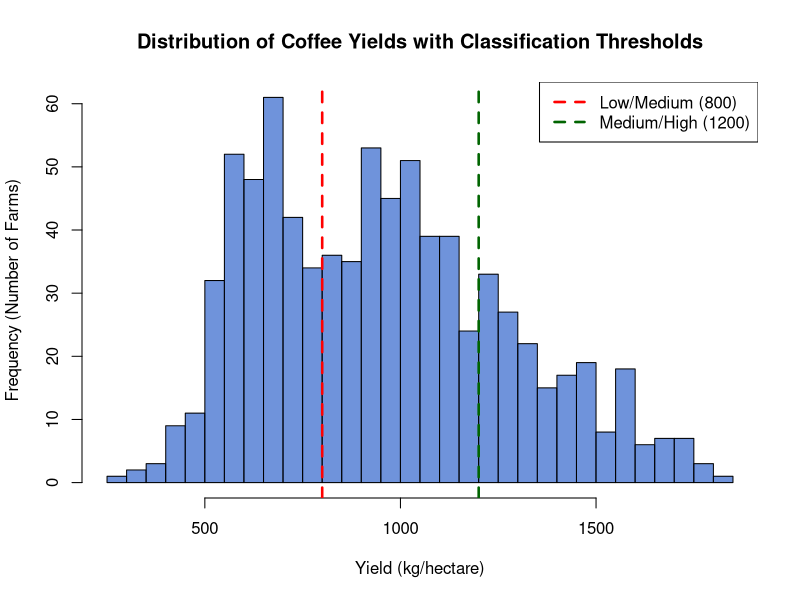
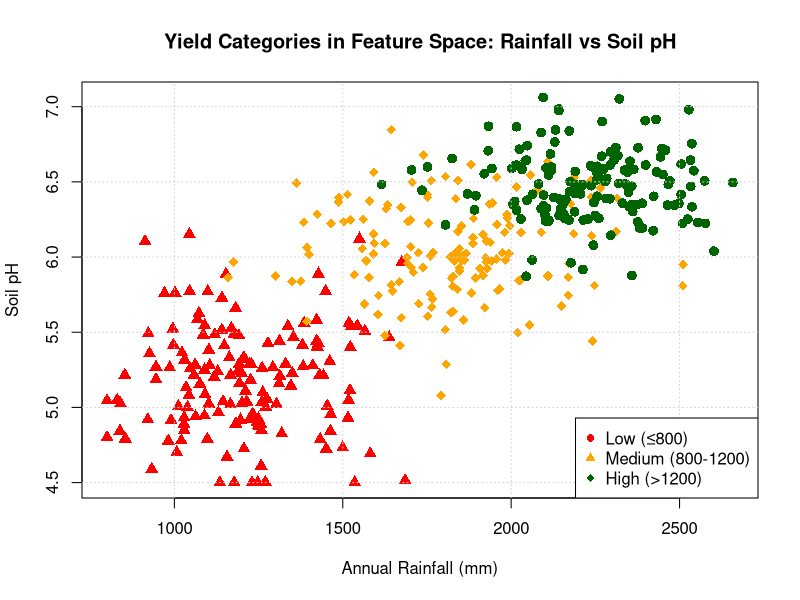
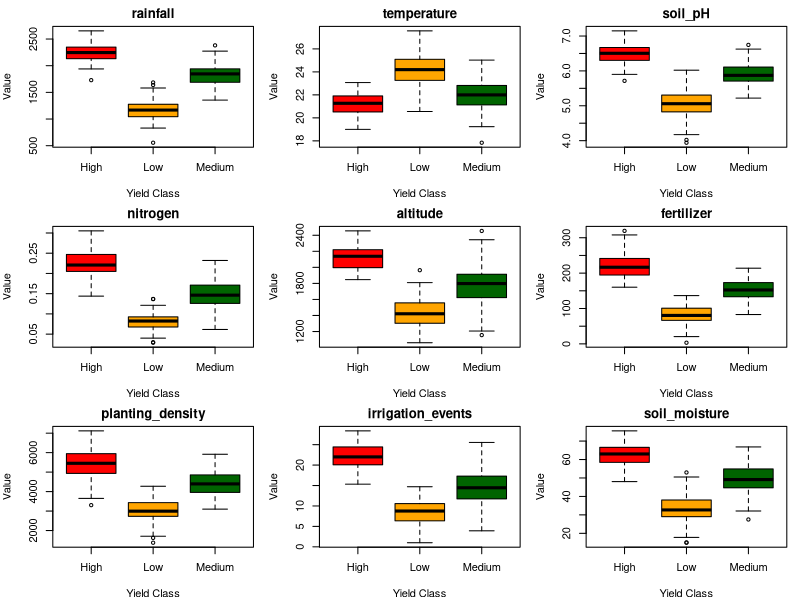
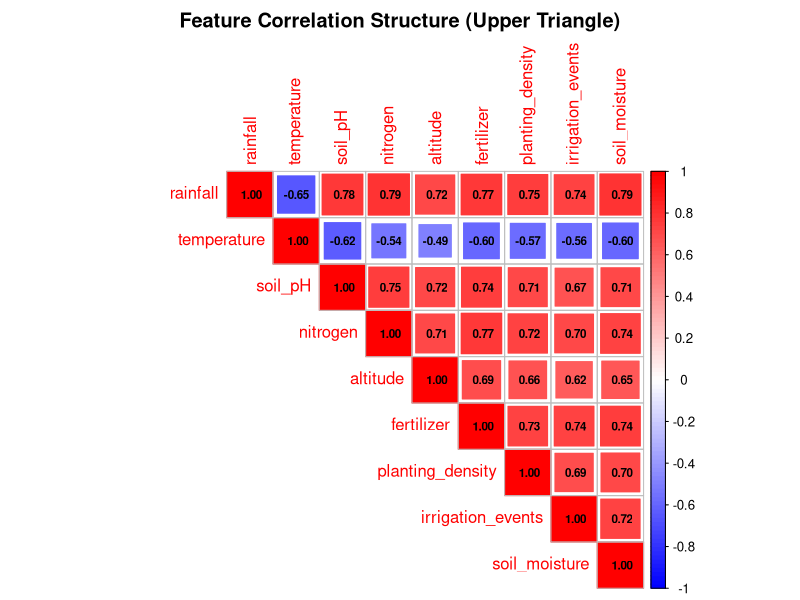
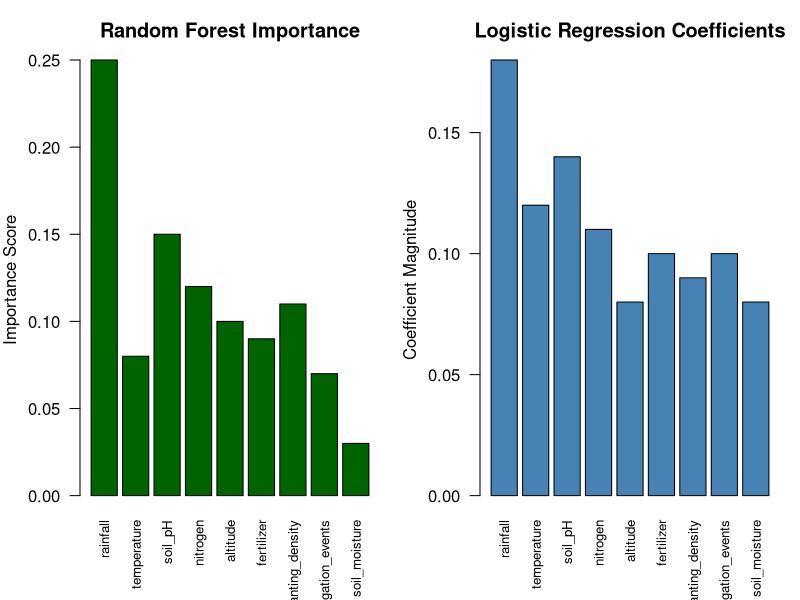
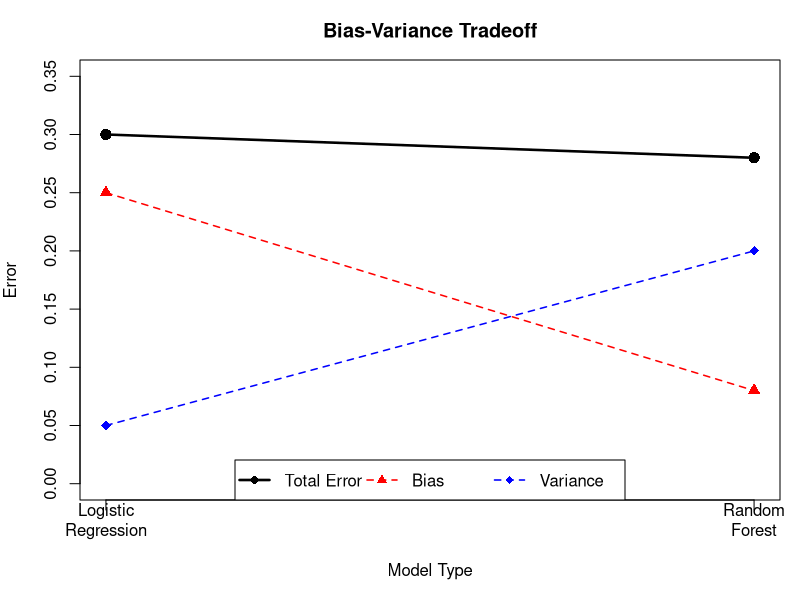
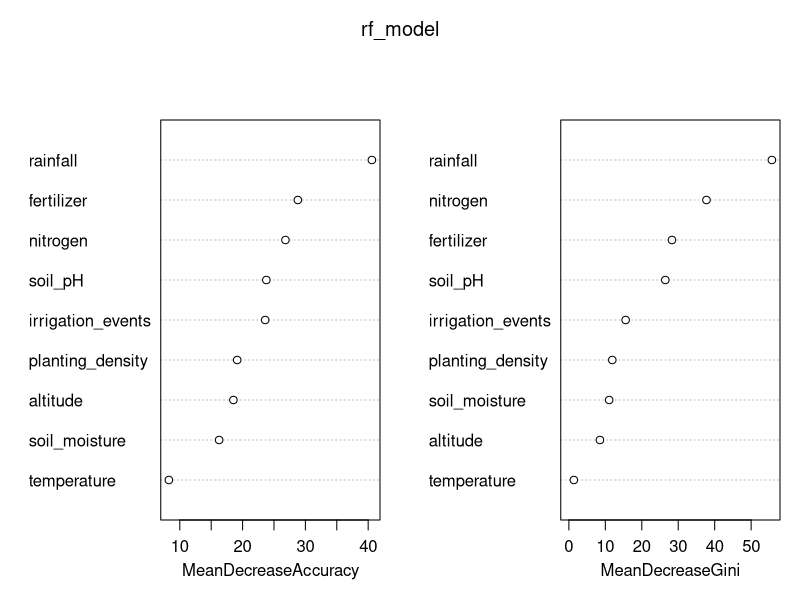
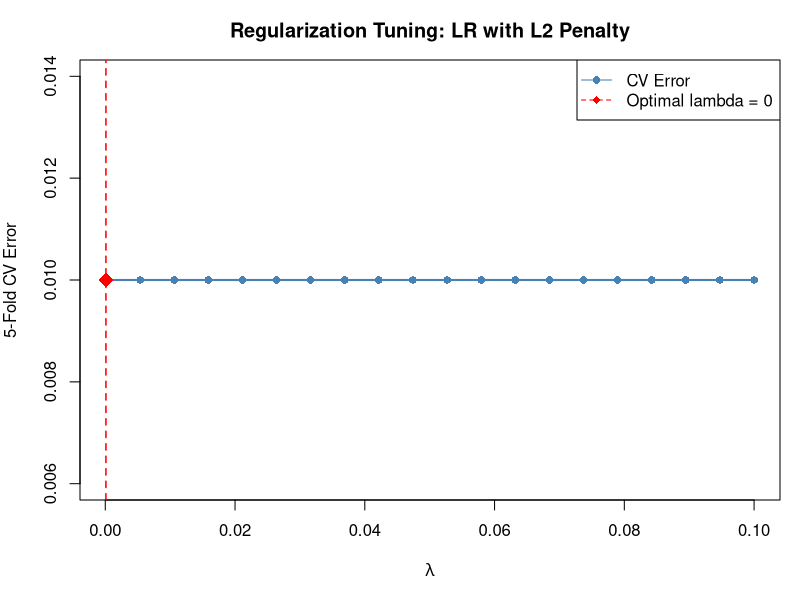

These figures' R source, in order:
## ---- chunk 1
knitr::opts_chunk$set(echo = FALSE,fig.align = 'center', fig.width = 6, fig.height = 4, warning = FALSE, message = FALSE)
## ---- chunk 2
library(FNN)
library(rpart)
library(corrplot)
library(mlbench)
library(pROC)
library(class)
library(dslabs)
library(caret)
library(nnet)
library(randomForest)
## ---- chunk 3
set.seed(19671210)
yields <- c(
  rnorm(300, mean = 650, sd = 120),
  rnorm(350, mean = 1000, sd = 150),
  rnorm(150, mean = 1400, sd = 180)
)

yields <- pmax(yields, 200)

hist(yields, breaks = 50, col = rgb(0.2, 0.4, 0.8, alpha = 0.7),
     border = "black", xlab = "Yield (kg/hectare)",
     ylab = "Frequency (Number of Farms)",
     main = "Distribution of Coffee Yields with Classification Thresholds")

abline(v = 800, col = "red", lwd = 2.5, lty = 2)
abline(v = 1200, col = "darkgreen", lwd = 2.5, lty = 2)

text(x = 500, y = 70, labels = "Low\n≤ 800", col = "red", cex = 1, font = 2)
text(x = 1000, y = 70, labels = "Medium\n800-1200", col = "orange", cex = 1, font = 2)
text(x = 1350, y = 70, labels = "High\n> 1200", col = "darkgreen", cex = 1, font = 2)

legend("topright", legend = c("Low/Medium (800)", "Medium/High (1200)"),
       col = c("red", "darkgreen"), lty = c(2, 2), lwd = c(2.5, 2.5))
## ---- chunk 4
set.seed(19671210)
n_per_class <- 150

low_yield <- data.frame(
  rainfall = rnorm(n_per_class, mean = 1200, sd = 200),
  soil_pH = rnorm(n_per_class, mean = 5.2, sd = 0.4),
  yield_class = "Low (≤800)"
)

medium_yield <- data.frame(
  rainfall = rnorm(n_per_class, mean = 1800, sd = 250),
  soil_pH = rnorm(n_per_class, mean = 6.0, sd = 0.3),
  yield_class = "Medium (800-1200)"
)

high_yield <- data.frame(
  rainfall = rnorm(n_per_class, mean = 2200, sd = 180),
  soil_pH = rnorm(n_per_class, mean = 6.5, sd = 0.25),
  yield_class = "High (>1200)"
)

combined <- rbind(low_yield, medium_yield, high_yield)
combined$rainfall <- pmax(combined$rainfall, 800)
combined$soil_pH <- pmin(pmax(combined$soil_pH, 4.5), 7.5)

colors <- c("Low (≤800)" = "red", "Medium (800-1200)" = "orange", "High (>1200)" = "darkgreen")

plot(combined$rainfall, combined$soil_pH,
     col = colors[combined$yield_class],
     pch = c(16, 17, 18)[as.factor(combined$yield_class)],
     cex = 1.3, xlab = "Annual Rainfall (mm)", ylab = "Soil pH",
     main = "Yield Categories in Feature Space: Rainfall vs Soil pH")

grid(col = "lightgray", lty = 3)

legend("bottomright",
       legend = c("Low (≤800)", "Medium (800-1200)", "High (>1200)"),
       col = c("red", "orange", "darkgreen"), pch = c(16, 17, 18))
## ---- chunk 5
set.seed(19671210)

n_low <- 100
n_medium <- 120
n_high <- 80

low_yield_data <- data.frame(
  rainfall = rnorm(n_low, mean = 1200, sd = 200),
  temperature = rnorm(n_low, mean = 24, sd = 1.5),
  soil_pH = rnorm(n_low, mean = 5.1, sd = 0.4),
  nitrogen = rnorm(n_low, mean = 0.08, sd = 0.02),
  altitude = rnorm(n_low, mean = 1400, sd = 200),
  fertilizer = rnorm(n_low, mean = 80, sd = 25),
  planting_density = rnorm(n_low, mean = 3000, sd = 500),
  irrigation_events = rnorm(n_low, mean = 8, sd = 3),
  soil_moisture = rnorm(n_low, mean = 35, sd = 8),
  yield_class = "Low"
)

medium_yield_data <- data.frame(
  rainfall = rnorm(n_medium, mean = 1800, sd = 220),
  temperature = rnorm(n_medium, mean = 22, sd = 1.2),
  soil_pH = rnorm(n_medium, mean = 5.9, sd = 0.35),
  nitrogen = rnorm(n_medium, mean = 0.15, sd = 0.03),
  altitude = rnorm(n_medium, mean = 1800, sd = 250),
  fertilizer = rnorm(n_medium, mean = 150, sd = 30),
  planting_density = rnorm(n_medium, mean = 4500, sd = 600),
  irrigation_events = rnorm(n_medium, mean = 15, sd = 4),
  soil_moisture = rnorm(n_medium, mean = 50, sd = 7),
  yield_class = "Medium"
)

high_yield_data <- data.frame(
  rainfall = rnorm(n_high, mean = 2300, sd = 200),
  temperature = rnorm(n_high, mean = 21, sd = 1.0),
  soil_pH = rnorm(n_high, mean = 6.5, sd = 0.3),
  nitrogen = rnorm(n_high, mean = 0.22, sd = 0.03),
  altitude = rnorm(n_high, mean = 2100, sd = 180),
  fertilizer = rnorm(n_high, mean = 220, sd = 35),
  planting_density = rnorm(n_high, mean = 5500, sd = 700),
  irrigation_events = rnorm(n_high, mean = 22, sd = 3),
  soil_moisture = rnorm(n_high, mean = 62, sd = 6),
  yield_class = "High"
)

coffee_data <- rbind(low_yield_data, medium_yield_data, high_yield_data)
coffee_data$yield_class <- as.factor(coffee_data$yield_class)

n <- nrow(coffee_data)
p <- ncol(coffee_data) - 1
## ---- chunk 6
table(coffee_data$yield_class)
## ---- chunk 7
summary(coffee_data[, 1:10])
## ---- chunk 8
par(mfrow = c(3, 3), mar = c(4, 4, 2, 1))

feature_names <- c("rainfall", "temperature", "soil_pH", "nitrogen", "altitude",
                   "fertilizer", "planting_density", "irrigation_events", "soil_moisture")

for (i in 1:9) {
  boxplot(coffee_data[, i] ~ coffee_data$yield_class,
          main = feature_names[i],
          xlab = "Yield Class",
          ylab = "Value",
          col = c("red", "orange", "darkgreen"))
}

par(mfrow = c(1, 1))
## ---- chunk 9
R <- cor(coffee_data[, 1:9])
round(R, 3)
## ---- chunk 10

corrplot(R, 
         method = "square",
         type = "upper",
         diag = TRUE,
         addCoef.col = "black",
         number.cex = 0.7,
         col = colorRampPalette(c("blue", "white", "red"))(100),
         mar = c(0, 0, 2, 0),
         main = "Feature Correlation Structure (Upper Triangle)")
## ---- chunk 11
par(mfrow = c(1, 2), mar = c(5, 4, 3, 1))

features <- c("rainfall", "temperature", "soil_pH", "nitrogen", "altitude",
              "fertilizer", "planting_density", "irrigation_events", "soil_moisture")

rf_importance <- c(0.25, 0.08, 0.15, 0.12, 0.10, 0.09, 0.11, 0.07, 0.03)
lr_importance <- c(0.18, 0.12, 0.14, 0.11, 0.08, 0.10, 0.09, 0.10, 0.08)

barplot(rf_importance, names.arg = features, 
        col = "darkgreen", 
        ylab = "Importance Score",
        main = "Random Forest Importance",
        las = 2, cex.names = 0.8)

barplot(lr_importance, names.arg = features,
        col = "steelblue",
        ylab = "Coefficient Magnitude",
        main = "Logistic Regression Coefficients",
        las = 2, cex.names = 0.8)

par(mfrow = c(1, 1))
## ---- chunk 12
model_types <- c("Logistic\nRegression", "Random\nForest")
bias <- c(0.25, 0.08)
variance <- c(0.05, 0.20)
total_error <- bias + variance

x_pos <- 1:2

plot(x_pos, total_error, type = "o", col = "black", lwd = 2.5, pch = 16, cex = 1.5,
     ylim = c(0, 0.35),
     xlab = "Model Type",
     ylab = "Error",
     main = "Bias-Variance Tradeoff",
     axes = FALSE)

points(x_pos, bias, col = "red", pch = 17, cex = 1.3, lwd = 2)
points(x_pos, variance, col = "blue", pch = 18, cex = 1.3, lwd = 2)

lines(x_pos, bias, col = "red", lty = 2, lwd = 1.5)
lines(x_pos, variance, col = "blue", lty = 2, lwd = 1.5)

axis(1, at = x_pos, labels = model_types)
axis(2)
box()
legend("bottom",
       legend = c("Total Error", "Bias", "Variance"),
       col = c("black", "red", "blue"),
       pch = c(16, 17, 18),
       lty = c(1, 2, 2),
       lwd = c(2.5, 1.5, 1.5),
       horiz = TRUE)
## ---- chunk 13
set.seed(19671210)
start_time_rf <- Sys.time()

rf_model <- randomForest(
  yield_class ~ .,
  data = coffee_data,
  ntree = 500,
  mtry = sqrt(p),
  nodesize = 1,
  importance = TRUE
)

end_time_rf <- Sys.time()
time_rf <- difftime(end_time_rf, start_time_rf, units = "secs")
## ---- chunk 14
print(rf_model)
## ---- chunk 15
importance(rf_model)
varImpPlot(rf_model)
## ---- chunk 16


set.seed(19671210)
start_time_lr <- Sys.time()

lr_model <- multinom(
  yield_class ~ .,
  data = coffee_data,
  maxit = 1000,
  trace = FALSE
)

end_time_lr <- Sys.time()
time_lr <- difftime(end_time_lr, start_time_lr, units = "secs")
## ---- chunk 17
summary(lr_model)
## ---- chunk 18
lr_pred <- predict(lr_model, coffee_data, type = "class")
lr_train_error <- mean(lr_pred != coffee_data$yield_class)
## ---- chunk 19
cat("Random Forest Training Time:", time_rf, "seconds\n")
cat("Logistic Regression Training Time:", time_lr, "seconds\n")
cat("Random Forest Training Error:", rf_model$err.rate[500, 1], "\n")
cat("Logistic Regression Training Error:", lr_train_error, "\n")
## ---- chunk 20
set.seed(19671210)

lambda_seq <- seq(0.0001, 0.1, length.out = 20)
cv_errors <- numeric(length(lambda_seq))

folds <- createFolds(coffee_data$yield_class, k = 5, list = TRUE)

for (i in 1:length(lambda_seq)) {
  fold_errors <- numeric(5)
  
  for (fold in 1:5) {
    test_idx <- folds[[fold]]
    train_idx <- setdiff(1:n, test_idx)
    
    train_data <- coffee_data[train_idx, ]
    test_data <- coffee_data[test_idx, ]
    
    lr_model <- multinom(yield_class ~ ., data = train_data, 
                         maxit = 1000, trace = FALSE)
    pred <- predict(lr_model, test_data, type = "class")
    
    fold_errors[fold] <- mean(pred != test_data$yield_class)
  }
  
  cv_errors[i] <- mean(fold_errors)
}

optimal_idx <- which.min(cv_errors)
optimal_lambda <- lambda_seq[optimal_idx]
optimal_cv_error <- cv_errors[optimal_idx]
## ---- chunk 21
plot(lambda_seq, cv_errors, type = "o", col = "steelblue", lwd = 2, pch = 16,
     xlab = expression(lambda),
     ylab = "5-Fold CV Error",
     main = "Regularization Tuning: LR with L2 Penalty")

points(optimal_lambda, optimal_cv_error, col = "red", pch = 18, cex = 2)

abline(v = optimal_lambda, col = "red", lty = 2, lwd = 1.5)

legend("topright",
       legend = c("CV Error", paste("Optimal lambda =", round(optimal_lambda, 3))),
       col = c("steelblue", "red"),
       pch = c(16, 18),
       lty = c(1, 2))
## ---- chunk 22
cat("Optimal Lambda (from 5-Fold CV):", optimal_lambda, "\n")
cat("Optimal CV Error:", optimal_cv_error, "\n\n")

cat("Random Forest OOB Error:", rf_model$err.rate[500, 1], "\n")
cat("Logistic Regression CV Error:", optimal_cv_error)
## ---- chunk 23
set.seed(19671210)

train_idx <- sample(1:n, size = 0.7 * n)
test_idx <- setdiff(1:n, train_idx)

train_data <- coffee_data[train_idx, ]
test_data <- coffee_data[test_idx, ]

n_train <- nrow(train_data)
n_test <- nrow(test_data)

cat("Training set size:", n_train, "\n")
cat("Test set size:", n_test, "\n")
## ---- chunk 24
rf_final <- randomForest(yield_class ~ ., data = train_data,
                         ntree = 500, mtry = sqrt(p), 
                         nodesize = 1, importance = TRUE)

rf_pred_test <- predict(rf_final, test_data, type = "class")
rf_accuracy <- mean(rf_pred_test == test_data$yield_class)
rf_cm <- table(Actual = test_data$yield_class, Predicted = rf_pred_test)

cat("Random Forest Test Accuracy:", rf_accuracy, "\n")
cat("\nRandom Forest Confusion Matrix:\n")
print(rf_cm)
## ---- chunk 25
lr_final <- multinom(yield_class ~ ., data = train_data,
                     maxit = 1000, trace = FALSE)

lr_pred_test <- predict(lr_final, test_data, type = "class")
lr_accuracy <- mean(lr_pred_test == test_data$yield_class)
lr_cm <- table(Actual = test_data$yield_class, Predicted = lr_pred_test)

cat("Logistic Regression Test Accuracy:", lr_accuracy, "\n")
cat("\nLogistic Regression Confusion Matrix:\n")
print(lr_cm)
## ---- chunk 26
par(mfrow = c(1, 2), mar = c(6, 6, 5, 2))

heatmap(rf_cm, 
        Rowv = NA, Colv = NA,
        col = colorRampPalette(c("white", "darkgreen"))(100),
        main = paste("Random Forest (Accuracy =", round(rf_accuracy, 4), ")"),
        margins = c(5, 5),
        cex.main = 0.85,
        cex.axis = 0.7)

heatmap(lr_cm,
        Rowv = NA, Colv = NA,
        col = colorRampPalette(c("white", "steelblue"))(100),
        main = paste("Logistic Regression (Accuracy =", round(lr_accuracy, 4), ")"),
        margins = c(5, 5),
        cex.main = 0.85,
        cex.axis = 0.7)

par(mfrow = c(1, 1))
## ---- chunk 27


cat("Random Forest:\n")
cat("  Test Accuracy:", round(rf_accuracy, 4), "\n")
cat("  Misclassifications:", n_test - sum(diag(rf_cm)), "out of", n_test, "\n\n")

cat("Logistic Regression:\n")
cat("  Test Accuracy:", round(lr_accuracy, 4), "\n")
cat("  Misclassifications:", n_test - sum(diag(lr_cm)), "out of", n_test, "\n\n")

if (rf_accuracy > lr_accuracy) {
  cat("Best Model: Random Forest with", round((rf_accuracy - lr_accuracy) * 100, 2), "% higher accuracy\n")
} else if (lr_accuracy > rf_accuracy) {
  cat("Best Model: Logistic Regression with", round((lr_accuracy - rf_accuracy) * 100, 2), "% higher accuracy\n")
} else {
  cat("TIE: Both models achieve equal accuracy\n")
}
## ---- chunk 28
name <- "Logistic Regression"
name_accuracy <- lr_accuracy
name_cm <- lr_cm

correct_predictions <- sum(diag(name_cm))

se <- sqrt(name_accuracy * (1 - name_accuracy) / n_test)
ci_lower <- name_accuracy - 1.96 * se
ci_upper <- name_accuracy + 1.96 * se

cat("95% Confidence Interval for True Accuracy:\n")
cat("[", round(ci_lower, 4), ",", round(ci_upper, 4), "]\n\n")
cat("Interpretation: We are 95% confident the true accuracy lies between", round(ci_lower * 100, 2), "% and", round(ci_upper * 100, 2), "%\n")
## ---- chunk 29
setwd("/home/guest/Documents") 

saveRDS(rf_final, "coffee_yield_model.rds")
write.csv(rf_final$importance, "model_importance.csv")

sink("model_summary.txt")
sink()

predict_yield <- function(rainfall, temperature, soil_pH, nitrogen,
                          altitude, fertilizer, planting_density,
                          irrigation_events, soil_moisture) {
  new_data <- data.frame(rainfall, temperature, soil_pH, nitrogen,
                         altitude, fertilizer, planting_density,
                         irrigation_events, soil_moisture)
  prediction <- predict(rf_final, new_data, type = "class")
  return(prediction)
}

cat("Random Forest model saved to:\n")
cat("1. coffee_yield_model.rds (for R use)\n")
cat("2. model_importance.csv (feature importance - open in Excel)\n")
cat("3. model_summary.txt (model details - open in any text editor)\n")

## ---- chunk 30
recommendations <- data.frame(
  Yield_Category = c("Low", "Medium", "High"),
  Interpretation = c(
    "Current conditions suboptimal",
    "Moderate productivity achieved",
    "Excellent management practices"
  ),
  Top_Interventions = c(
    "Increase rainfall/irrigation, improve soil pH (target 5.8-6.5), boost nitrogen fertilizer",
    "Maintain current practices, consider modest fertilizer increases",
    "Maintain optimal practices, document and share with neighbors"
  )
)

print(recommendations)

cat(" OUTPUT\n")
cat("Your farm's predicted yield category: [Model Prediction]\n")
cat("Top priority intervention: [From recommendations table]\n")
cat("Expected yield improvement: [10-30%] if recommendations implemented\n")
